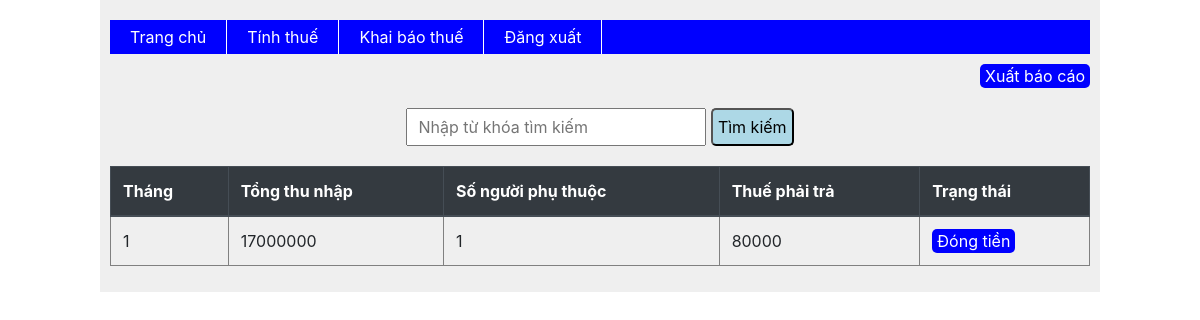
Page / (signed in) on the earlier database version.
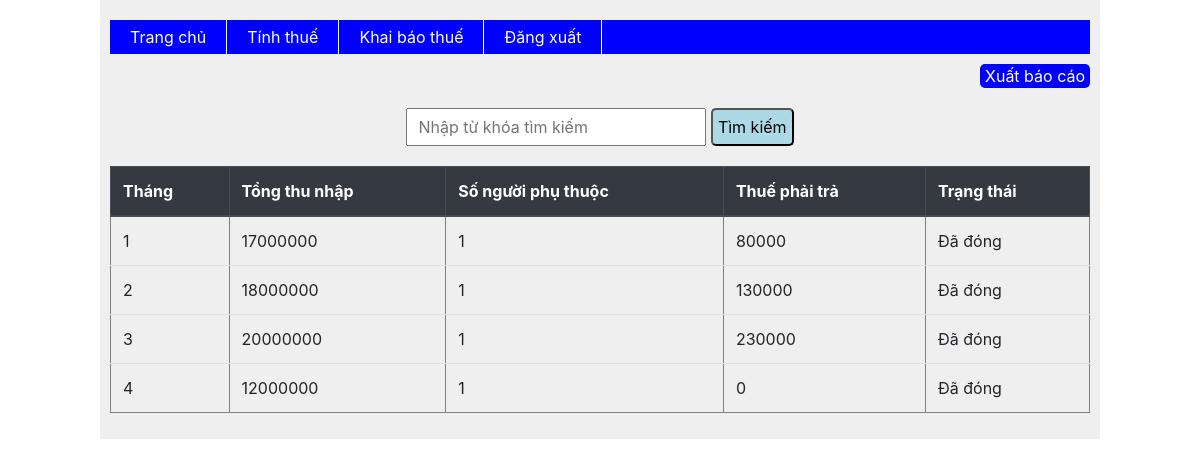
Same page on the later database version.
### tables this page shows
CREATE TABLE `thue` (
  `id` int(11) NOT NULL,
  `soNguoiPhuThuoc` int(11) DEFAULT NULL,
  `tongThuNhap` int(11) DEFAULT NULL,
  `user_id` int(11) DEFAULT NULL,
  `status` varchar(255) DEFAULT NULL,
  `created_at` timestamp NOT NULL DEFAULT current_timestamp() ON UPDATE current_timestamp(),
  `thang` int(11) DEFAULT NULL,
  `thue` int(11) DEFAULT NULL
);

### index.php (called while the page is built, shortened)
<?php
    require_once("config.php") ;
	require_once("database.php");
    require_once("model/tax.php");
    require_once("model/user.php");
?>
<?php
	$view ="";
	$data = array();
    $para = [];
    $action = "index";
    $controller = new $controller();
    $action .= "_action";
    if(empty($para)){
        [$view, $data] = $controller->$action();
    }
    else
        [$view, $data] = $controller->$action(...$para);
    include("views/view.php");
?>

### config.php (called while the page is built)
<?php
$base_url = "http://localhost/TinhThueTNCN";
$dbserver = "localhost";
$dbuser = "root";
$dbpass = "";
$dbname = "thue_tncn";
?>

### database.php (called while the page is built, shortened)
<?php
require_once("config.php");
class Database {
    private $conn;
    public function __construct() {
        global $dbserver, $dbuser, $dbpass, $dbname;
        $this->conn = mysqli_connect($dbserver, $dbuser, $dbpass, $dbname);
    }
    public function Query($sql){
        $result = mysqli_query($this->conn, $sql);
        return $result;
    }
}
?>

### controller/tax.php (called while the page is built, shortened)
<?php
class taxController{
    function index_action(){
        if(isset($_SESSION['user_id'])){
            $id = $_SESSION['user_id'];
            if(isset($_GET['q']) && $_GET['q']!=''){
                $q = $_GET['q'];
                $taxModel = new tax();
                $data = $taxModel->searchthue($q);
            }else{
                $taxModel = new tax();
                $table = $taxModel->table;
                $sql = "SELECT * FROM $table WHERE user_id = $id order by thang";
                $data = $taxModel->Query($sql);
            }
            return ["views/tax/list.php", $data];
        }
        else{
            return ["views/tax/login.php", []];
        }
    }
}
?>

### model/tax.php (called while the page is built, shortened)
<?php
require_once(dirname(__DIR__) . "/database.php");
class tax
{
    private $db;
    public function __construct() {
        $this->db = new Database();
    }
    public function query($sql){
        return $this->db->Query($sql);
    }
}

### views/tax/list.php (the view, shortened to what this page needs)
<!DOCTYPE html>
<html lang="en">
<head>
    <link rel="stylesheet" href="<?php echo $base_url ?>/style.css" type="text/css">
    <link href="https://maxcdn.bootstrapcdn.com/bootstrap/4.5.2/css/bootstrap.min.css" rel="stylesheet">
</head>
<body>
    <main>
        <p class="action-buttons">
            <a class="button" href="<?php echo $base_url ?>/index.php/tax/export">Xuất báo cáo</a>
        </p>
        <div class ="search-form">
            <form  action="">
                <input name="q" type="text" placeholder="Nhập từ khóa tìm kiếm">
                <input type="submit" value="Tìm kiếm">
            </form>
        </div>
        <table width="800px" border=1 cellspacing="0" align="center" class="table">
            <thead class="thead-dark">
                <tr>
                    <th>Tháng</th>
                    <th>Tổng thu nhập</th>
                    <th>Số người phụ thuộc</th>
                    <th>Thuế phải trả</th>
                    <th>Trạng thái</th>
                </tr>
            </thead>
            <tbody>
            <?php
            foreach($data as $tax){
                echo "<tr>";
                echo "<td>{$tax['thang']}</td>";
                echo "<td>{$tax['tongThuNhap']}</td>";
                echo "<td>{$tax['soNguoiPhuThuoc']}</td>";
                echo "<td>{$tax['thue']}</td>";
                if($tax['status']=="NO"){
                    echo "<td><a class='button' onclick='dongTien({$tax["thang"]})'>Đóng tiền</a></td>";
                }else{
                    echo "<td>Đã đóng</td>";
                }
                echo "</tr>";
            }
            ?>
            </tbody>
        </table>
    </main>
</body>
</html>

### views/view.php (shortened to what this page needs)
<!DOCTYPE html>
<html lang="en">
<head>
	<link rel="stylesheet" href="<?php echo $base_url ?>/style.css" type="text/css">
</head>
<body>
	<div class="wrapper">
		<ul class="menu">
			<?php
				if(isset($_SESSION['user_id'])){
			?>
			<li><a href="<?php echo $base_url."/index.php/tax"?>">Trang chủ</a></li>
			<li><a  href="<?php echo $base_url ?>/index.php/tax/calc">Tính thuế</a></li>
			<li><a href="<?php echo $base_url?>/index.php/tax/khaibao">Khai báo thuế </a></li>
			<li><a href="<?php echo $base_url?>/index.php/tax/logout">Đăng xuất</a></li>
			<?php
				} else{
			?>
			<li><a href="<?php echo $base_url?>/index.php/tax/login">Đăng nhập</a></li>
			<?php
				}
			?>
		</ul>
		<main>
			<?php include($view); ?>
		</main>
	</div>
</body>
</html>

### style.css (style rules this page uses)
.action-buttons { text-align: right; }
a.button { color:#fff; text-decoration: none; background-color: blue; padding:2px 5px; border-radius: 5px; cursor: pointer; }
.wrapper { width: 1000px; padding:10px; background-color: #efefef; margin: 0 auto; position: relative; }
.menu { display: flex; list-style: none; background-color: blue; padding:0px; margin:10px 0px; }
.menu>li { padding:5px 20px; border-right: 1px solid #fff; }
.menu a { color: #fff; text-decoration: none }
.search-form { text-align: center; width: 500px; margin: 20px auto; }
.search-form>form>input[type=text] { width: 60%; padding:5px 10px; }
.search-form>form>input[type=submit] { padding: 5px; background-color: lightblue; border-radius: 5px; }

Differences in the rows shown:
changed thue (number 1 of 4 on the later page): status "Đóng tiền" → "Đã đóng"
now on this page (row edited): thue: thang "2", tongThuNhap "18000000", soNguoiPhuThuoc "1", thue "130000", status "Đã đóng"
added thue: thang "3", tongThuNhap "20000000", soNguoiPhuThuoc "1", thue "230000", status "Đã đóng"
added thue: thang "4", tongThuNhap "12000000", soNguoiPhuThuoc "1", thue "0", status "Đã đóng"
